Frame 1 (no input): blank canvas, image omitted
Frame 60 (no input): blank canvas, image omitted
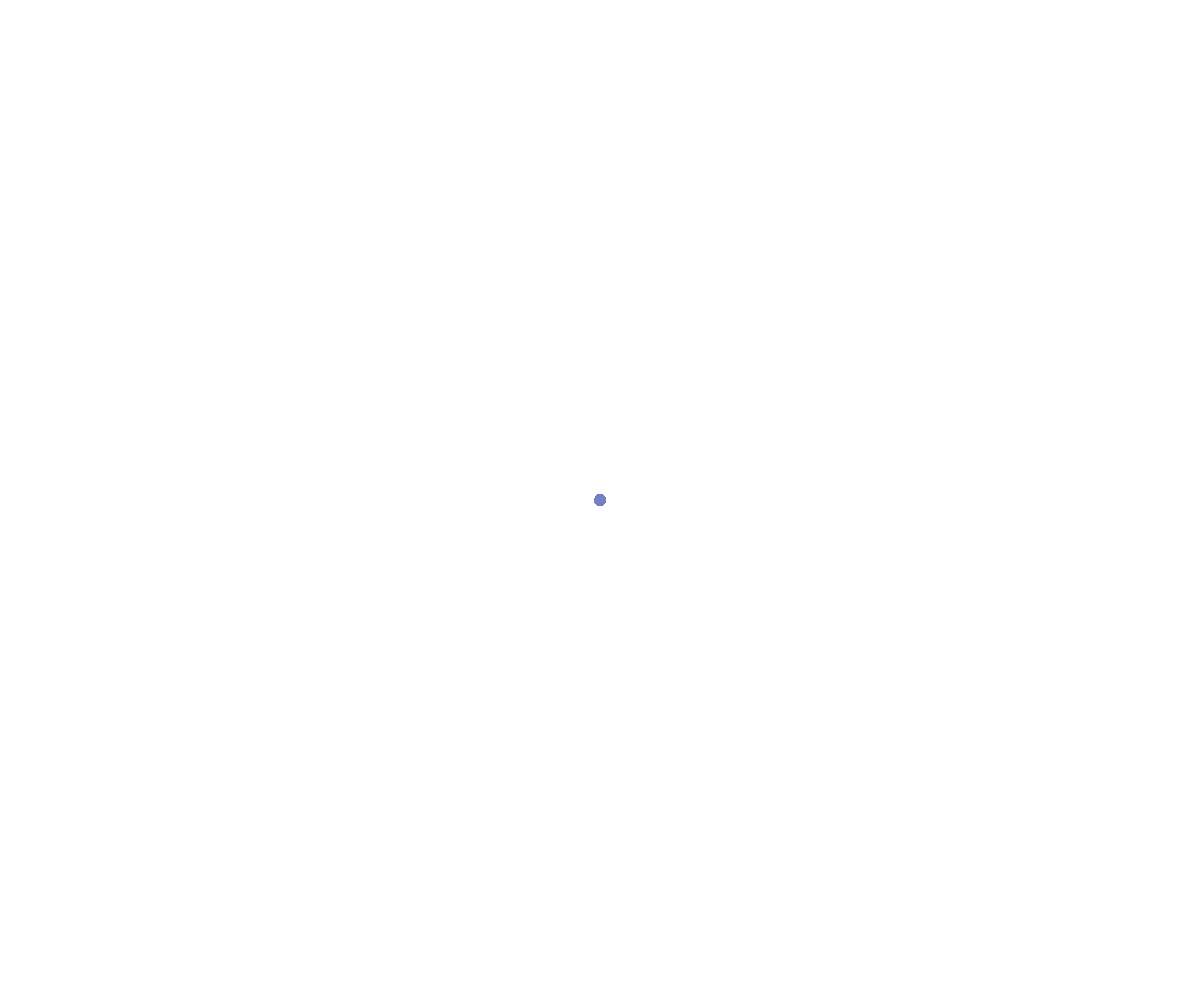
Frame 120 (the mouse pressed at the canvas centre since frame 60)

The p5.js sketch whose frames 1 and 60 were blank and that drew this single picture after the mouse press (run headless with seeded random() and noise() and a simulated clock; from frame 60 on, the mouse is pressed at the canvas centre):

// p5.js sketch
// ── sketch.js
// Raggio e interazione mouse 0.1 by Mariangela Catucci [mouse, colors]
// 2021 © Mariangela @MariangelaC, Daniele @Fupete and the course DS-2021 at DESIGN.unirsm 
// github.com/ds-2021-unirsm — github.com/fupete
// Educational purposes, MIT License, 2021, San Marino
// —
//
// Help:
// [mouse movement] variazione numero di raggi, spessore e colore
//
// —

function setup() {
  createCanvas(w=windowWidth, h=windowHeight);
  t = 0;
}


function draw() {
  //background(255);
  translate(width/2, height/2);
  
  var circleResolution = map(mouseY, 0, height, 2, 80);
  var radius = mouseX - width/2 + 0.5;
  var angle = TWO_PI/circleResolution;
  var r = 255 * noise(t+10);
  var g = 255 * noise(t);
  var b = 255 * noise(t+20);
  
  strokeWeight(mouseY/50);
  stroke(r, g, b);
  
  beginShape();
  for (var i = 0; i <= circleResolution; i++){
    var x = cos(angle * i) * radius;
    var y = sin(angle * i) * radius;
    line(0, 0, x, y);
    //vertex(x,y);
  }
  endShape(CLOSE);
  t= t + 0.03;
  
  if (frameCount % 500 == 0){
    background(255);
  }
}
